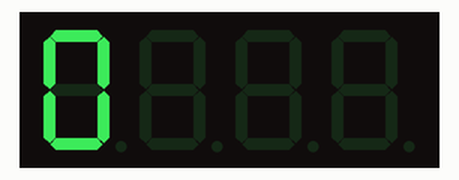
Simulated run of this program. Board: Raspberry Pi (BCM pin numbers). Shown: 4-digit seven-segment display. The segment pins are drawn as the display they are named for.

Above: at 0.3 s.
At 1.32 s:
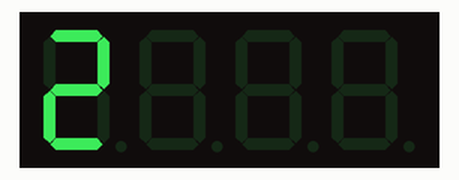
At 2.1 s:
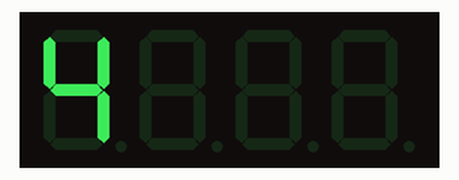
At 3.6 s:
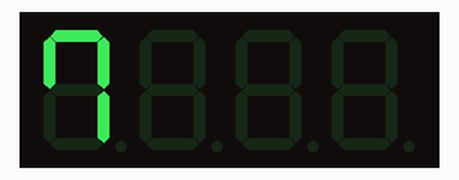
At 4.8 s:
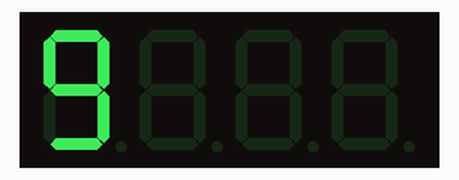

The program:

example3.py
```python
import RPi.GPIO as GPIO
import time

fndSegs = [20, 21, 22, 23, 24, 25, 26]
fndSels = [5, 6, 13, 19]
fndDatas = [0x3f, 0x06, 0x5b, 0x4f, 0x66, 0x6d, 0x7d, 0x27, 0x7f, 0x6f]

segment_patterns = [
    [1, 1, 1, 1, 1, 1, 0],  # 0
    [0, 1, 1, 0, 0, 0, 0],  # 1
    [1, 1, 0, 1, 1, 0, 1],  # 2
    [1, 1, 1, 1, 0, 0, 1],  # 3
    [0, 1, 1, 0, 0, 1, 1],  # 4
    [1, 0, 1, 1, 0, 1, 1],  # 5
    [0, 0, 1, 1, 1, 1, 1],  # 6
    [1, 1, 1, 0, 0, 1, 0],  # 7
    [1, 1, 1, 1, 1, 1, 1],  # 8
    [1, 1, 1, 0, 0, 1, 1]   # 9
]

GPIO.setmode(GPIO.BCM)

for seg in fndSegs:
    GPIO.setup(seg,GPIO.OUT)
    GPIO.output(seg,0)

for fndSel in fndSels:
    GPIO.setup(fndSel,GPIO.OUT)
    GPIO.output(fndSel,1)

def fndOut(data):   # ?섎굹???レ옄 ?뺥깭瑜?留뚮뱶???⑥닔
    for i in range(0,7):
        #GPIO.output(fndSegs[0],0)
        #GPIO.output(fndSegs[1],1)
        #GPIO.output(fndSegs[2],1)
        #GPIO.output(fndSegs[3],0)
        GPIO.output(fndSegs[i],fndDatas[data] & (0x01 << i))


try:
    while True:
        for i in range(0,1):
            GPIO.output(fndSels[i],0) # fnd ?좏깮
            for j in range(0,10):
                fndOut(j)
                time.sleep(0.5)
except KeyboardInterrupt:
    print("")
```

Measured:
- by itself, everything shown: repeats every 5.0 s, in 10 steps
- what the display in image 0 shows lasts 0.4 s, from 0.1 s to 0.5 s
